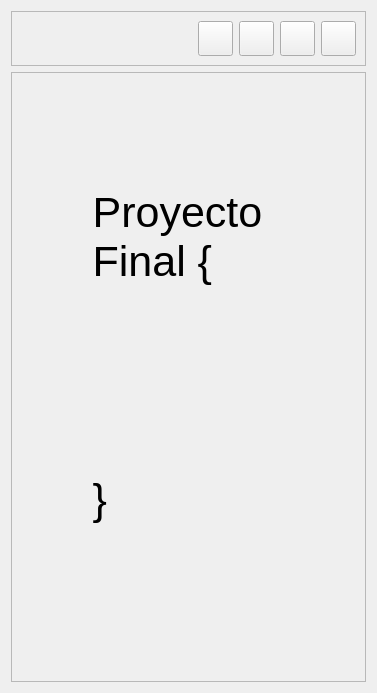
      <widget class="QWidget" name="inicio">
       <property name="styleSheet">
        <string notr="true"/>
       </property>
       <layout class="QVBoxLayout" name="verticalLayout_3">
        <item>
         <widget class="QFrame" name="arriba">
          <property name="frameShape">
           <enum>QFrame::StyledPanel</enum>
          </property>
          <property name="frameShadow">
           <enum>QFrame::Raised</enum>
          </property>
          <layout class="QHBoxLayout" name="horizontalLayout">
           <item>
            <spacer name="horizontalSpacer">
             <property name="orientation">
              <enum>Qt::Horizontal</enum>
             </property>
             <property name="sizeHint" stdset="0">
              <size>
               <width>40</width>
               <height>20</height>
              </size>
             </property>
            </spacer>
           </item>
           <item>
            <widget class="QPushButton" name="minimizarbtn1">
             <property name="minimumSize">
              <size>
               <width>35</width>
               <height>35</height>
              </size>
             </property>
             <property name="maximumSize">
              <size>
               <width>35</width>
               <height>35</height>
              </size>
             </property>
             <property name="text">
              <string/>
             </property>
             <property name="icon">
              <iconset>
               <normaloff>iconos/remove.png</normaloff>iconos/remove.png</iconset>
             </property>
             <property name="iconSize">
              <size>
               <width>25</width>
               <height>25</height>
              </size>
             </property>
            </widget>
           </item>
           <item>
            <widget class="QPushButton" name="comprimirbtn1">
             <property name="minimumSize">
              <size>
               <width>35</width>
               <height>35</height>
              </size>
             </property>
             <property name="maximumSize">
              <size>
               <width>35</width>
               <height>35</height>
              </size>
             </property>
             <property name="text">
              <string/>
             </property>
             <property name="icon">
              <iconset>
               <normaloff>iconos/fullscreen_exit.png</normaloff>iconos/fullscreen_exit.png</iconset>
             </property>
             <property name="iconSize">
              <size>
               <width>25</width>
               <height>25</height>
              </size>
             </property>
            </widget>
           </item>
           <item>
            <widget class="QPushButton" name="expandirbtn1">
             <property name="minimumSize">
              <size>
               <width>35</width>
               <height>35</height>
              </size>
             </property>
             <property name="maximumSize">
              <size>
               <width>35</width>
               <height>35</height>
              </size>
             </property>
             <property name="text">
              <string/>
             </property>
             <property name="icon">
              <iconset>
               <normaloff>iconos/fullscreen.png</normaloff>iconos/fullscreen.png</iconset>
             </property>
             <property name="iconSize">
              <size>
               <width>25</width>
               <height>25</height>
              </size>
             </property>
            </widget>
           </item>
           <item>
            <widget class="QPushButton" name="cerrarbtn1">
             <property name="minimumSize">
              <size>
               <width>35</width>
               <height>35</height>
              </size>
             </property>
             <property name="maximumSize">
              <size>
               <width>35</width>
               <height>35</height>
              </size>
             </property>
             <property name="text">
              <string/>
             </property>
             <property name="icon">
              <iconset>
               <normaloff>iconos/close.png</normaloff>iconos/close.png</iconset>
             </property>
             <property name="iconSize">
              <size>
               <width>25</width>
               <height>25</height>
              </size>
             </property>
            </widget>
           </item>
          </layout>
         </widget>
        </item>
        <item>
         <widget class="QFrame" name="principal">
          <property name="sizePolicy">
           <sizepolicy hsizetype="Preferred" vsizetype="Expanding">
            <horstretch>0</horstretch>
            <verstretch>0</verstretch>
           </sizepolicy>
          </property>
          <property name="frameShape">
           <enum>QFrame::StyledPanel</enum>
          </property>
          <property name="frameShadow">
           <enum>QFrame::Raised</enum>
          </property>
          <layout class="QVBoxLayout" name="verticalLayout">
           <property name="spacing">
            <number>15</number>
           </property>
           <item>
            <spacer name="verticalSpacer_3">
             <property name="orientation">
              <enum>Qt::Vertical</enum>
             </property>
             <property name="sizeHint" stdset="0">
              <size>
               <width>20</width>
               <height>40</height>
              </size>
             </property>
            </spacer>
           </item>
           <item alignment="Qt::AlignLeft">
            <widget class="QLabel" name="label">
             <property name="minimumSize">
              <size>
               <width>0</width>
               <height>35</height>
              </size>
             </property>
             <property name="font">
              <font>
               <family>MS Sans Serif</family>
               <pointsize>14</pointsize>
              </font>
             </property>
             <property name="styleSheet">
              <string notr="true">color: rgb(214, 214, 214);</string>
             </property>
             <property name="text">
              <string>      &lt;!-- Equipo # --&gt;      </string>
             </property>
            </widget>
           </item>
           <item alignment="Qt::AlignLeft">
            <widget class="QLabel" name="label_2">
             <property name="minimumSize">
              <size>
               <width>0</width>
               <height>130</height>
              </size>
             </property>
             <property name="font">
              <font>
               <family>MS Sans Serif</family>
               <pointsize>32</pointsize>
              </font>
             </property>
             <property name="text">
              <string>      Proyecto    
      Final {            </string>
             </property>
            </widget>
           </item>
           <item alignment="Qt::AlignLeft">
            <widget class="QLabel" name="label_3">
             <property name="minimumSize">
              <size>
               <width>0</width>
               <height>35</height>
              </size>
             </property>
             <property name="font">
              <font>
               <family>MS Sans Serif</family>
               <pointsize>17</pointsize>
              </font>
             </property>
             <property name="styleSheet">
              <string notr="true">color: rgb(255, 145, 77)</string>
             </property>
             <property name="text">
              <string>      &lt;Por=&quot;Alarcón Pérez Mariana Itzel&quot;/&gt;      </string>
             </property>
            </widget>
           </item>
           <item alignment="Qt::AlignLeft">
            <widget class="QLabel" name="label_4">
             <property name="minimumSize">
              <size>
               <width>0</width>
               <height>35</height>
              </size>
             </property>
             <property name="font">
              <font>
               <family>MS Sans Serif</family>
               <pointsize>17</pointsize>
              </font>
             </property>
             <property name="styleSheet">
              <string notr="true">color: rgb(255, 145, 77)</string>
             </property>
             <property name="text">
              <string>      &lt;Por=&quot;Islas Islas Antonio&quot;/&gt;      </string>
             </property>
            </widget>
           </item>
           <item alignment="Qt::AlignLeft">
            <widget class="QLabel" name="label_5">
             <property name="minimumSize">
              <size>
               <width>0</width>
               <height>35</height>
              </size>
             </property>
             <property name="font">
              <font>
               <family>MS Sans Serif</family>
               <pointsize>17</pointsize>
              </font>
             </property>
             <property name="styleSheet">
              <string notr="true">color: rgb(255, 145, 77)</string>
             </property>
             <property name="text">
              <string>      &lt;Por=&quot;Pérez Bretón Laura Michelle&quot;/&gt;      </string>
             </property>
            </widget>
           </item>
           <item alignment="Qt::AlignLeft">
            <widget class="QLabel" name="label_6">
             <property name="minimumSize">
              <size>
               <width>0</width>
               <height>65</height>
              </size>
             </property>
             <property name="font">
              <font>
               <family>MS Sans Serif</family>
               <pointsize>32</pointsize>
              </font>
             </property>
             <property name="text">
              <string>      }      </string>
             </property>
            </widget>
           </item>
           <item>
            <spacer name="verticalSpacer_2">
             <property name="orientation">
              <enum>Qt::Vertical</enum>
             </property>
             <property name="sizeHint" stdset="0">
              <size>
               <width>20</width>
               <height>40</height>
              </size>
             </property>
            </spacer>
           </item>
           <item alignment="Qt::AlignHCenter">
            <widget class="QPushButton" name="iniciar1">
             <property name="minimumSize">
              <size>
               <width>50</width>
               <height>45</height>
              </size>
             </property>
             <property name="maximumSize">
              <size>
               <width>50</width>
               <height>45</height>
              </size>
             </property>
             <property name="styleSheet">
              <string notr="true">border-radius:10px;</string>
             </property>
             <property name="text">
              <string/>
             </property>
             <property name="icon">
              <iconset>
               <normaloff>iconos/fast_forward.png</normaloff>iconos/fast_forward.png</iconset>
             </property>
             <property name="iconSize">
              <size>
               <width>35</width>
               <height>35</height>
              </size>
             </property>
            </widget>
           </item>
           <item>
            <spacer name="verticalSpacer">
             <property name="orientation">
              <enum>Qt::Vertical</enum>
             </property>
             <property name="sizeHint" stdset="0">
              <size>
               <width>20</width>
               <height>40</height>
              </size>
             </property>
            </spacer>
           </item>
          </layout>
         </widget>
        </item>
       </layout>
      </widget>
